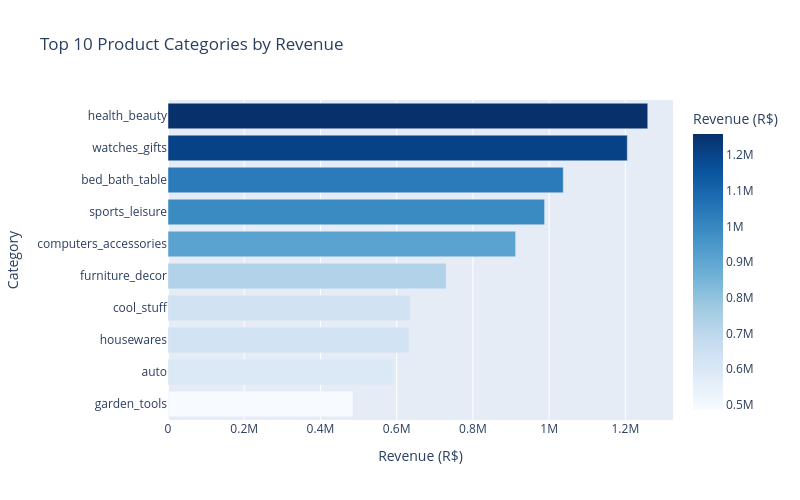

Here is the notebook cell this chart was saved with:
### Code cell
#---- 1. REVENUE BY CATEGORY (Top 10) ----
category_revenue = (
    df.groupby("product_category_name_english")["price"]
    .sum()
    .sort_values(ascending=False)
    .head(10)
    .reset_index()
)

fig1 = px.bar(
    category_revenue,
    x="price",
    y="product_category_name_english",
    orientation="h",
    title="Top 10 Product Categories by Revenue",
    labels={"price": "Revenue (R$)", "product_category_name_english": "Category"},
    color="price",
    color_continuous_scale="Blues",
    height = 500,
    width = 800
)
fig1.update_layout(yaxis=dict(categoryorder="total ascending"))
fig1.show()

### Figure 1 — Plotly figure (JSON) as saved in the notebook; plotly's stock layout.template omitted (floating-point values rounded to 4 significant figures)
{"data": [{"hovertemplate": "Revenue (R$)=%{marker.color}<br>Category=%{y}<extra></extra>", "legendgroup": "", "marker": {"color": [1259000.0, 1205000.0, 1037000.0, 988000.0, 912000.0, 729800.0, 635300.0, 632200.0, 592700.0, 485300.0], "coloraxis": "coloraxis", "pattern": {"shape": ""}}, "name": "", "orientation": "h", "showlegend": false, "textposition": "auto", "type": "bar", "x": [1259000.0, 1205000.0, 1037000.0, 988000.0, 912000.0, 729800.0, 635300.0, 632200.0, 592700.0, 485300.0], "xaxis": "x", "y": ["health_beauty", "watches_gifts", "bed_bath_table", "sports_leisure", "computers_accessories", "furniture_decor", "cool_stuff", "housewares", "auto", "garden_tools"], "yaxis": "y"}], "layout": {"barmode": "relative", "coloraxis": {"colorbar": {"title": {"text": "Revenue (R$)"}}, "colorscale": [[0, "rgb(247,251,255)"], [0.125, "rgb(222,235,247)"], [0.25, "rgb(198,219,239)"], [0.375, "rgb(158,202,225)"], [0.5, "rgb(107,174,214)"], [0.625, "rgb(66,146,198)"], [0.75, "rgb(33,113,181)"], [0.875, "rgb(8,81,156)"], [1, "rgb(8,48,107)"]]}, "height": 500, "legend": {"tracegroupgap": 0}, "title": {"text": "Top 10 Product Categories by Revenue"}, "width": 800, "xaxis": {"anchor": "y", "domain": [0, 1], "title": {"text": "Revenue (R$)"}}, "yaxis": {"anchor": "x", "categoryorder": "total ascending", "domain": [0, 1], "title": {"text": "Category"}}}}
